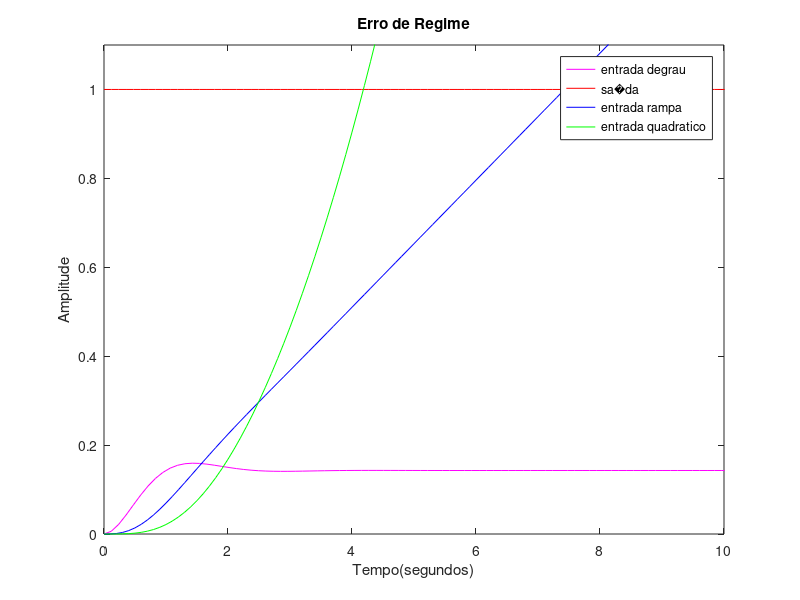

Recreate this plot in MATLAB.
# Universidade Federal do Cear� - Centro de Tecnologia - Departamento de Teleinform�tica
# Disciplina: Introdu��o aos Sistemas de Controle
# Trabalho: Laborat�rio de Erro de Regime
# Professor: Tarc�sio
# Grupo:  Glauton Cardoso dos Santos
#         Guilherme Bastos Cavalcante
#         Yerlon Sousa Magalh�es

clc; clear;  close all;         # limpa o terminal e as variaveis de ambiente
pkg load control;                 # importa o pacote de controle

%Entrada Degrau
num = [1];                        # Numerador da Fun��o de Transfer�ncia
den = [1 3 6];                    # Denominador da Fun��o de Transfer�ncia
tipo0 = tf(num,den)
G_closed_loop0 = feedback(tipo0); # Fun��o de Transfer�ncia em Malha Fechada

[y,t]=step(G_closed_loop0, 100);
u=ones(size(t));
plot(t,y,'m',t,u,'r')
axis([0,10,0,1.1])
xlabel('Tempo(segundos)')
ylabel('Amplitude')
title('Erro de Regime')
hold on;

%Entrada Rampa
t=0:0.1:100;
u=t;
[y,t,x]=lsim(G_closed_loop0,u,t);
plot(t,y,'b')
#axis([0,9.9,0,1.1])

%Entrada Parabola
den1 = [1 5 6 0]; 
G=tf(num, den1);
sys_cl=feedback(G,1);
t=0:0.1:100;
u=0.5*t.*t;
[y,t,x]=lsim(G_closed_loop0,u,t);
plot(t,y,'g')
legend('entrada degrau','sa�da', 'entrada rampa', 'entrada quadratico');
hold off;